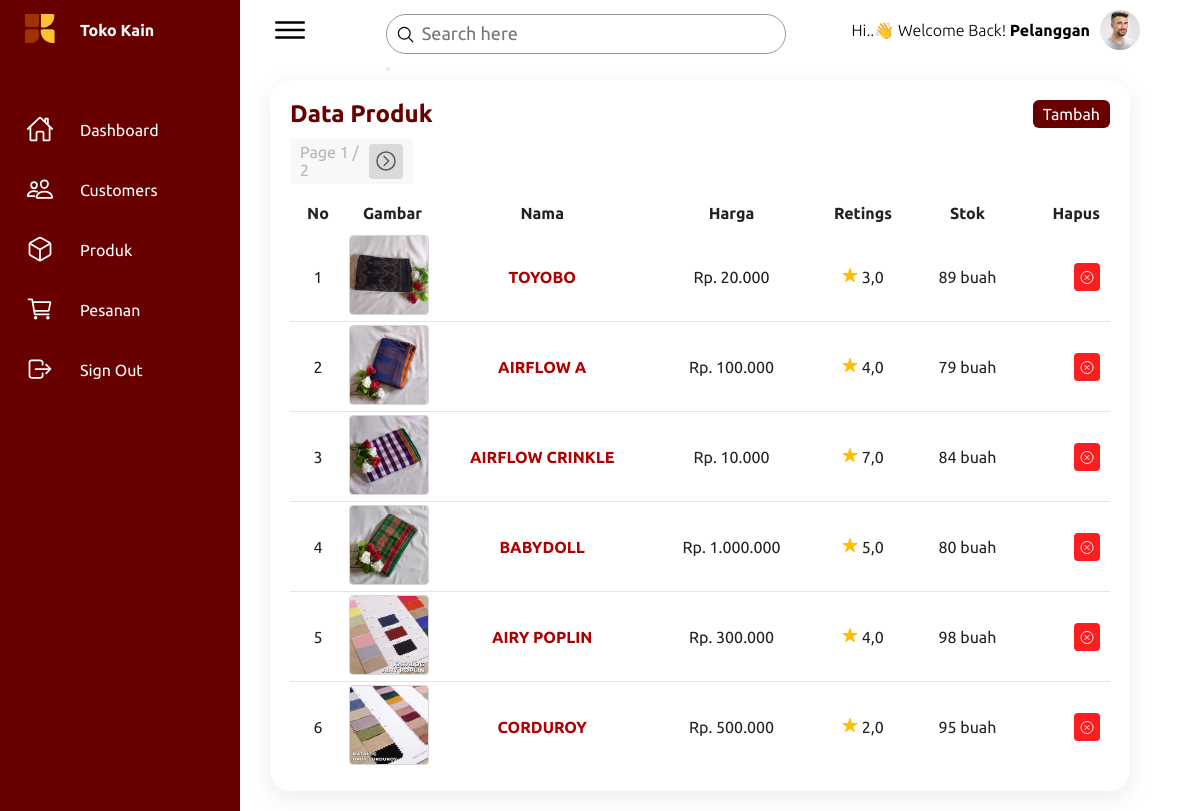
The page /produk-list/ (signed in) on the database its author committed.
### greenstore_app/models.py (models this page shows, shortened)
class CustomUser(AbstractUser):
    nomor = models.CharField(max_length=20)
    alamat = models.CharField(max_length=255)

class Produk(models.Model):
    img_produk = models.ImageField(upload_to='produk')
    nama_produk = models.CharField(max_length=100)
    rettings = models.FloatField()
    harga = models.IntegerField()
    stok = models.IntegerField(default=0)

### greenstore_app/views.py (the view)
# urls.py: path('produk-list/', BarangListView.as_view(), name='barang'),
class BarangListView(ListView):
    model = Produk
    template_name = 'dsh_barang.html'
    context_object_name = 'produk_list'
    ordering = ['-id']
    paginate_by = 6
    def get_queryset(self):
        query = self.request.GET.get('q')
        if query:
            return Produk.objects.filter(nama_produk__icontains=query).order_by('-id')
        return Produk.objects.all().order_by('-id')
    def get_context_data(self, **kwargs):
        context = super().get_context_data(**kwargs)
        context['search_query'] = self.request.GET.get('q', '')
        return context

### templates/dsh_barang.html (shortened to what this page needs)
{% load static %}
<!DOCTYPE html>
<html lang="en">
<head>
    <link rel="stylesheet" href="{% static 'css/dashboard.css' %}">
</head>
<body>
    <div class="container">
        <div class="navigation">
            <ul>
                <li>
                    <a href="">
                        <span class="icon">
                            <img src="{% static 'img/logo.svg' %}" alt="Toko Kain" style="width: 30px;">
                        </span>
                        <span class="title" style="font-weight: bold;">Toko Kain</span>
                    </a>
                </li>
                <li>
                    <a href="{% url 'dashboard' %}">
                        <span class="icon">
                            <ion-icon name="home-outline"></ion-icon>
                        </span>
                        <span class="title">Dashboard</span>
                    </a>
                </li>
                <li>
                    <a href="{% url 'customor' %}">
                        <span class="icon">
                            <ion-icon name="people-outline"></ion-icon>
                        </span>
                        <span class="title">Customers</span>
                    </a>
                </li>
                <li>
                    <a href="{% url 'barang' %}">
                        <span class="icon">
                            <ion-icon name="cube-outline"></ion-icon>
                        </span>
                        <span class="title">Produk</span>
                    </a>
                </li>
                <li>
                    <a href="{% url 'pesanan' %}">
                        <span class="icon">
                            <ion-icon name="cart-outline"></ion-icon>
                        </span>
                        <span class="title">Pesanan</span>
                    </a>
                </li>
                <li>
                     <a href="#" id="signoutlink">
                        <span class="icon">
                            <ion-icon name="log-out-outline"></ion-icon>
                        </span>
                        <span class="title">Sign Out</span>
                    </a>
                </li>
            </ul>
        </div>
        <div class="main">
            <div class="topbar">
                <div class="toggle">
                    <ion-icon name="menu-outline"></ion-icon>
                </div>
                <div class="search">
                    <form method="GET">
                        <label>
                            <input type="text" name="q" placeholder="Search here" style="margin-top: 25px;">
                            <button type="submit"><ion-icon name="search-outline"></ion-icon></button>
                        </label>
                    </form>
                </div>
                <div class="" style="display: flex; gap: 10px; align-items: center;">
                    <h4 style="text-transform: capitalize;"> <span style="font-weight: 200;">hi..👋 welcome back! </span> {{user}}</h4>
                    <div class="user">
                        <img src="{% static 'img/customer01.jpg' %}" alt="user">
                     </div>
                </div>
            </div>
            <div class="details">
                <div class="recentOrders">
                    <div class="cardHeader">
                        <h2>Data Produk</h2>
                        <a href="#" class="btn" onclick="window.dialog.showModal();">Tambah</a>
                    </div>
                    <table>
                        <thead>
                            <tr style="text-align: center;">
                                <td>No</td>
                                <td>Gambar</td>
                                <td>Nama</td>
                                <td>Harga</td>
                                <td>Retings</td>
                                <td>Stok</td>
                                <td>Hapus</td>
                            </tr>
                        </thead>
                        <tbody>
                            {% for produk in produk_list %}
                                <tr>
                                    <td style="text-align: center;">{{ forloop.counter }}</td>
                                    <td style="width: 80px; height: 80px; padding: 3px;">
                                        <img src="{{ produk.img_produk.url }}" alt="{{ produk.nama_produk }}" style="width: 80px; height: 80px; border: 1px solid rgb(214, 214, 214); border-radius: 4px;">
                                    </td>
                                    <td >
                                        <a href="#" class="edit-produk-btn" data-produk-id="{{ produk.id }}">
                                            {{ produk.nama_produk }}
                                        </a>
                                    </td>
                                    <td style="text-align: center;" id="formatted-harga">Rp. {{ produk.harga }}</td>
                                    <td style="text-align: center;">
                                        <ion-icon name="star" style="color:rgb(255, 191, 0);"></ion-icon> {{ produk.rettings }}
                                    </td>
                                    <td style="text-align: center;">{{ produk.stok }} buah</td>
                                    <td>
                                        <a href="#" class="delete-user-btn" data-user-id="{{ produk.id }}" style="background-color: rgb(252, 30, 30); padding:5px; border-radius: 4px; color: white;">
                                            <ion-icon name="close-circle-outline" style="transform: translateY(2.5px);"></ion-icon>
                                        </a>
                                    </td>
                                </tr>
                            {% endfor %}
                        </tbody>
                        <div class="pagination" >
                            {% if is_paginated %}
                                <span class="step-links">
                                    <span class="current" style="color: #b7b6b6;">
                                        Page {{ page_obj.number }} / {{ page_obj.paginator.num_pages }}
                                    </span>
                                    {% if page_obj.has_next %}
                                        <a href="?q={{ search_query }}&page={{ page_obj.next_page_number }}">
                                            <ion-icon name="chevron-forward-circle-outline" id="pgkanan"></ion-icon>
                                        </a>
                                    {% endif %}
                                </span>
                            {% endif %}
                        </div>
                    </table>
                </div>
            </div>
        </div>
    </div>
</body>
</html>

### static/css/dashboard.css (style rules this page uses)
* { font-family: "Ubuntu", sans-serif; margin: 0; padding: 0; box-sizing: border-box; }
:root { --satu: #FFC331; --dua: #ad0000; --blue: #680000; --white: #fff; --gray: #f5f5f5; --black1: #222; --black2: #999; --vs-primary: 29 92 255; }
body { min-height: 100vh; overflow-x: hidden; }
.container { position: relative; width: 100%; }
.navigation { position: fixed; width: 240px; height: 100%; background: var(--blue); border-left: 10px solid var(--blue); transition: 0.5s; overflow: hidden; }
.navigation ul { position: absolute; top: 0; left: 0; width: 100%; }
.navigation ul li { position: relative; width: 100%; list-style: none; border-top-left-radius: 30px; border-bottom-left-radius: 30px; }
.navigation ul li:nth-child(1) { margin-bottom: 40px; pointer-events: none; }
.navigation ul li a { position: relative; display: block; width: 100%; display: flex; text-decoration: none; color: var(--white); }
.navigation ul li a .icon { position: relative; display: block; min-width: 60px; height: 60px; line-height: 75px; text-align: center; }
.navigation ul li a .icon ion-icon { font-size: 1.75rem; }
.navigation ul li a .title { position: relative; display: block; padding: 0 10px; height: 60px; line-height: 60px; text-align: start; white-space: nowrap; }
.main { position: absolute; width: calc(100% - 300px); left: 250px; min-height: 100vh; background: var(--white); transition: 0.5s; }
.topbar { width: 100%; height: 60px; display: flex; justify-content: space-between; align-items: center; padding: 0 10px; }
.toggle { position: relative; width: 60px; height: 60px; display: flex; justify-content: center; align-items: center; font-size: 2.5rem; cursor: pointer; }
.search { position: relative; width: 400px; margin: 0 10px; }
.search label { position: relative; width: 100%; }
.search label input { width: 100%; height: 40px; border-radius: 40px; padding: 5px 20px; padding-left: 35px; font-size: 18px; outline: none; border: 1px solid var(--black2); }
.search label ion-icon { position: absolute; top: 0; left: 10px; font-size: 1.2rem; }
.user { position: relative; width: 40px; height: 40px; border-radius: 50%; overflow: hidden; cursor: pointer; }
.user img { position: absolute; top: 0; left: 0; width: 100%; height: 100%; object-fit: cover; }
.details { position: relative; width: 100%; padding: 20px; display: grid; grid-template-columns: 1fr; grid-gap: 30px; }
.details .recentOrders { position: relative; min-height: 500px; background: var(--white); padding: 20px; box-shadow: 0 7px 25px rgba(0, 0, 0, 0.08); border-radius: 20px; }
.details .cardHeader { display: flex; justify-content: space-between; align-items: flex-start; }
.cardHeader h2 { font-weight: 600; color: var(--blue); }
.cardHeader .btn { position: relative; padding: 5px 10px; background: var(--blue); text-decoration: none; color: var(--white); border-radius: 6px; }
.details table { width: 100%; border-collapse: collapse; margin-top: 10px; }
.details table thead td { font-weight: 600; }
.details .recentOrders table tr { color: var(--black1); border-bottom: 1px solid rgba(0, 0, 0, 0.1); }
.details .recentOrders table tbody tr td a { color: var(--dua); text-decoration: none; font-weight: bold; text-transform: uppercase; }
.details .recentOrders table tr:last-child { border-bottom: none; }
.details .recentOrders table tr td { padding: 10px; }
.details .recentOrders table tr td:last-child { text-align: end; }
.details .recentOrders table tr td:nth-child(2) { text-align: end; }
.details .recentOrders table tr td:nth-child(3) { text-align: center; }

### templates/dsh_barang.html (style rules this page uses)
.pagination { margin-top: 10px; }
.pagination .step-links { padding: 5px 10px; background-color: #f8f8f8; display: flex; justify-content: space-between; align-items: center; width: 15%; border-radius: 4px; }
.pagination .step-links a { padding: 5px 5px 3px 5px; border-radius: 4px; background-color: #dadada; color: rgb(91, 91, 91); }
.pagination .step-links a #pgkiri, #pgkanan { width: 24px; height: 24px; }

### rows shown on the page
CustomUser: is_active+password+username "Pelanggan"
Produk: img_produk (picture), nama_produk "TOYOBO", rettings "3,0", stok "89"
Produk: img_produk (picture), nama_produk "AIRFLOW A", rettings "4,0", stok "79"
Produk: img_produk (picture), nama_produk "AIRFLOW CRINKLE", rettings "7,0", stok "84"
Produk: img_produk (picture), nama_produk "BABYDOLL", rettings "5,0", stok "80"
Produk: img_produk (picture), nama_produk "AIRY POPLIN", rettings "4,0", stok "98"
Produk: img_produk (picture), nama_produk "CORDUROY", rettings "2,0", stok "95"

### other values the page prints
{{ page_obj.number }} "1"
{{ page_obj.paginator.num_pages }} "2"
